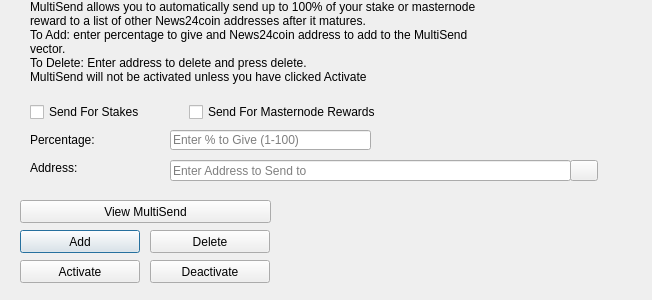
<?xml version="1.0" encoding="UTF-8"?>
<ui version="4.0">
 <class>MultiSendDialog</class>
 <widget class="QDialog" name="MultiSendDialog">
  <property name="windowModality">
   <enum>Qt::NonModal</enum>
  </property>
  <property name="geometry">
   <rect>
    <x>0</x>
    <y>0</y>
    <width>652</width>
    <height>300</height>
   </rect>
  </property>
  <property name="windowTitle">
   <string>MultiSend</string>
  </property>
  <widget class="QLineEdit" name="multiSendPercentEdit">
   <property name="geometry">
    <rect>
     <x>170</x>
     <y>130</y>
     <width>201</width>
     <height>20</height>
    </rect>
   </property>
   <property name="toolTip">
    <string>Enter whole numbers 1 - 100</string>
   </property>
   <property name="placeholderText">
    <string>Enter % to Give (1-100)</string>
   </property>
  </widget>
  <widget class="QLineEdit" name="multiSendAddressEdit">
   <property name="geometry">
    <rect>
     <x>170</x>
     <y>160</y>
     <width>401</width>
     <height>21</height>
    </rect>
   </property>
   <property name="toolTip">
    <string/>
   </property>
   <property name="placeholderText">
    <string>Enter Address to Send to</string>
   </property>
  </widget>
  <widget class="QLabel" name="label_2">
   <property name="geometry">
    <rect>
     <x>30</x>
     <y>0</y>
     <width>451</width>
     <height>121</height>
    </rect>
   </property>
   <property name="lineWidth">
    <number>1</number>
   </property>
   <property name="text">
    <string>MultiSend allows you to automatically send up to 100% of your stake or masternode reward to a list of other News24coin addresses after it matures.
To Add: enter percentage to give and News24coin address to add to the MultiSend vector.
To Delete: Enter address to delete and press delete.
MultiSend will not be activated unless you have clicked Activate</string>
   </property>
   <property name="alignment">
    <set>Qt::AlignLeading|Qt::AlignLeft|Qt::AlignTop</set>
   </property>
   <property name="wordWrap">
    <bool>true</bool>
   </property>
  </widget>
  <widget class="QLabel" name="message">
   <property name="geometry">
    <rect>
     <x>290</x>
     <y>200</y>
     <width>351</width>
     <height>91</height>
    </rect>
   </property>
   <property name="text">
    <string/>
   </property>
  </widget>
  <widget class="QPushButton" name="addButton">
   <property name="geometry">
    <rect>
     <x>20</x>
     <y>230</y>
     <width>120</width>
     <height>23</height>
    </rect>
   </property>
   <property name="toolTip">
    <string/>
   </property>
   <property name="statusTip">
    <string>Add to MultiSend Vector</string>
   </property>
   <property name="text">
    <string>Add</string>
   </property>
  </widget>
  <widget class="QPushButton" name="disableButton">
   <property name="geometry">
    <rect>
     <x>150</x>
     <y>260</y>
     <width>120</width>
     <height>23</height>
    </rect>
   </property>
   <property name="statusTip">
    <string>Deactivate MultiSend</string>
   </property>
   <property name="text">
    <string>Deactivate</string>
   </property>
  </widget>
  <widget class="QPushButton" name="addressBookButton">
   <property name="geometry">
    <rect>
     <x>570</x>
     <y>160</y>
     <width>28</width>
     <height>21</height>
    </rect>
   </property>
   <property name="toolTip">
    <string>Choose an address from the address book</string>
   </property>
   <property name="text">
    <string/>
   </property>
   <property name="icon">
    <iconset resource="../news24coin.qrc">
     <normaloff>:/icons/address-book</normaloff>:/icons/address-book</iconset>
   </property>
   <property name="shortcut">
    <string>Alt+A</string>
   </property>
   <property name="autoDefault">
    <bool>false</bool>
   </property>
  </widget>
  <widget class="QLabel" name="label">
   <property name="geometry">
    <rect>
     <x>30</x>
     <y>130</y>
     <width>121</width>
     <height>20</height>
    </rect>
   </property>
   <property name="toolTip">
    <string>Percentage of stake to send</string>
   </property>
   <property name="text">
    <string>Percentage:</string>
   </property>
  </widget>
  <widget class="QLabel" name="label_5">
   <property name="geometry">
    <rect>
     <x>30</x>
     <y>160</y>
     <width>111</width>
     <height>16</height>
    </rect>
   </property>
   <property name="toolTip">
    <string>Address to send portion of stake to</string>
   </property>
   <property name="text">
    <string>Address:</string>
   </property>
  </widget>
  <widget class="QPushButton" name="deleteButton">
   <property name="geometry">
    <rect>
     <x>150</x>
     <y>230</y>
     <width>120</width>
     <height>23</height>
    </rect>
   </property>
   <property name="toolTip">
    <string/>
   </property>
   <property name="statusTip">
    <string>Delete Address From MultiSend Vector</string>
   </property>
   <property name="text">
    <string>Delete</string>
   </property>
  </widget>
  <widget class="QPushButton" name="activateButton">
   <property name="geometry">
    <rect>
     <x>20</x>
     <y>260</y>
     <width>120</width>
     <height>23</height>
    </rect>
   </property>
   <property name="statusTip">
    <string>Activate MultiSend</string>
   </property>
   <property name="text">
    <string>Activate</string>
   </property>
  </widget>
  <widget class="QPushButton" name="viewButton">
   <property name="geometry">
    <rect>
     <x>20</x>
     <y>200</y>
     <width>251</width>
     <height>23</height>
    </rect>
   </property>
   <property name="toolTip">
    <string/>
   </property>
   <property name="statusTip">
    <string>View MultiSend Vector</string>
   </property>
   <property name="text">
    <string>View MultiSend</string>
   </property>
  </widget>
  <widget class="QWidget" name="horizontalLayoutWidget">
   <property name="geometry">
    <rect>
     <x>30</x>
     <y>100</y>
     <width>351</width>
     <height>24</height>
    </rect>
   </property>
   <layout class="QHBoxLayout" name="horizontalLayout">
    <item>
     <widget class="QCheckBox" name="multiSendStakeCheckBox">
      <property name="text">
       <string>Send For Stakes</string>
      </property>
     </widget>
    </item>
    <item>
     <widget class="QCheckBox" name="multiSendMasternodeCheckBox">
      <property name="text">
       <string>Send For Masternode Rewards</string>
      </property>
     </widget>
    </item>
   </layout>
  </widget>
 </widget>
 <resources>
  <include location="../news24coin.qrc"/>
 </resources>
 <connections/>
</ui>
